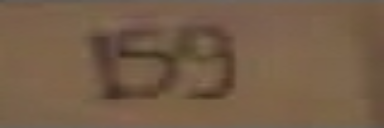
#> input picture models/crnn/code/debug_images/debug_000000.png, 384 x 128 px
$ python -i data_loader.py   (imports and definitions only)
#> lines starting #> are read from the running program, lines starting #| are printed output that depends on the picture; after the words box and inside, x2 and y2 are one past the last pixel; in counts of white or black regions, pixels touching at a corner belong together
#> further down, picture is the input picture: shape (128, 384, 3); mean B, G, R 72.1, 93.8, 117.5
# 对训练集进行数据预处理，从当前目录下的mchar_train中读取图片，并读取mchar_train.json
# 处理后的图片放在images/train中,处理后的各个图片的边框信息分别以txt格式存储到了labels/train中
import os
import cv2
import json
import numpy as np
from tqdm import tqdm

# 配置参数
CLAHE_CLIP_LIMIT = 3.5          # 对比度增强强度（针对模糊文本）
EDGE_PRESERVE_SIGMA = 65        # 边缘保留滤波强度
MORPH_KERNEL_SIZE = (2, 2)      # 形态学操作核大小

def enhance_blurry_digits(img):

    # LAB空间对比度增强
    lab = cv2.cvtColor(img, cv2.COLOR_BGR2LAB)
#> lab: shape (128, 384, 3); mean of channels 0, 1, 2 106.1, 134.4, 144.1
    l, a, b = cv2.split(lab)
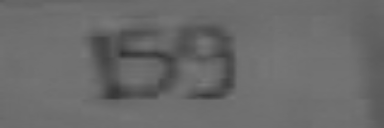
#> l: shape (128, 384); min 47, max 121, mean 106.1
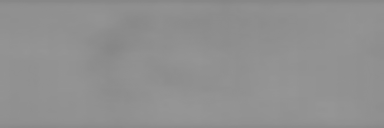
#> b: shape (128, 384); min 133, max 150, mean 144.1
    clahe = cv2.createCLAHE(clipLimit=CLAHE_CLIP_LIMIT, tileGridSize=(8,8))
    l_clahe = clahe.apply(l)
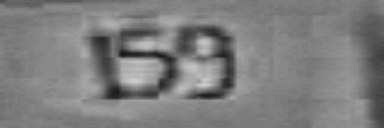
#> l_clahe: shape (128, 384); min 21, max 205, mean 125.8
    merged = cv2.merge((l_clahe, a, b))
#> merged: shape (128, 384, 3); mean of channels 0, 1, 2 125.8, 134.4, 144.1
    enhanced = cv2.cvtColor(merged, cv2.COLOR_LAB2BGR)

    # 边缘保留降噪
    filtered = cv2.edgePreservingFilter(enhanced, flags=cv2.RECURS_FILTER,
                                        sigma_s=EDGE_PRESERVE_SIGMA, sigma_r=0.35)
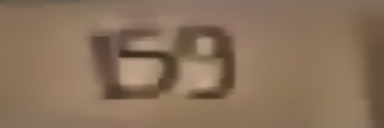
#> filtered: shape (128, 384, 3); mean B, G, R 91.2, 113.2, 137.7

    # 二值化校验
    gray = cv2.cvtColor(filtered, cv2.COLOR_BGR2GRAY)
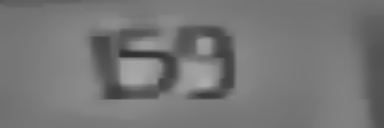
#> gray: shape (128, 384); min 48, max 171, mean 118
    _, binary = cv2.threshold(gray, 0, 255, cv2.THRESH_BINARY+cv2.THRESH_OTSU)
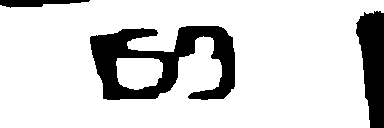
#> binary: shape (128, 384); 83.3% white; 3 black regions, box (x1, y1, x2, y2) and area: (90, 26, 235, 100) 5389, (356, 11, 384, 128) 2369, (0, 0, 90, 8) 451

    # 形态学闭操作填充数字内部
    kernel = cv2.getStructuringElement(cv2.MORPH_ELLIPSE, MORPH_KERNEL_SIZE)
    morph = cv2.morphologyEx(binary, cv2.MORPH_CLOSE, kernel)
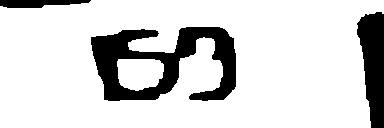
#> morph: shape (128, 384); 83.4% white; 3 black regions, box (x1, y1, x2, y2) and area: (91, 27, 236, 101) 5387, (357, 12, 384, 128) 2249, (0, 0, 91, 8) 540

    return filtered, morph

# [59 lines left out: function convert_to_yolo_format, not called in this run]

# [3 lines not run here, left out]

>>> import cv2
>>> picture = cv2.imread('../models/crnn/code/debug_images/debug_000000.png')
>>> result = enhance_blurry_digits(picture)

$ run again, on models/crnn/code/debug_images/debug_000001.png
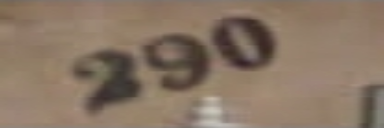
#> input picture models/crnn/code/debug_images/debug_000001.png, 384 x 128 px
#> picture is the input picture: shape (128, 384, 3); mean B, G, R 100.5, 117.8, 137.1
#> lab: shape (128, 384, 3); mean of channels 0, 1, 2 129.5, 132.7, 140.3
#> merged: shape (128, 384, 3); mean of channels 0, 1, 2 146.3, 132.7, 140.3
#> in enhance_blurry_digits, `_, binary = cv2.threshold(gray, 0, 255, cv2.THRESH_BINARY+cv2.THRESH_O..`:
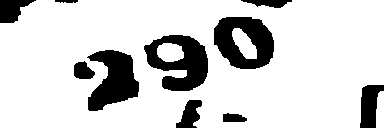
#> binary: shape (128, 384); 82.6% white; 10 black regions, largest, box (x1, y1, x2, y2) and area: (144, 35, 208, 91) 2099, (214, 17, 274, 69) 2068, (87, 50, 139, 111) 1968
#> in enhance_blurry_digits, `morph = cv2.morphologyEx(binary, cv2.MORPH_CLOSE, kernel)`:
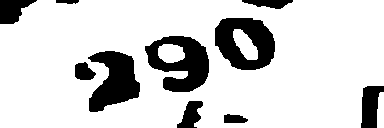
#> morph: shape (128, 384); 82.5% white; 10 black regions, largest, box (x1, y1, x2, y2) and area: (145, 36, 209, 92) 2102, (215, 18, 275, 70) 2065, (88, 51, 140, 112) 1977
